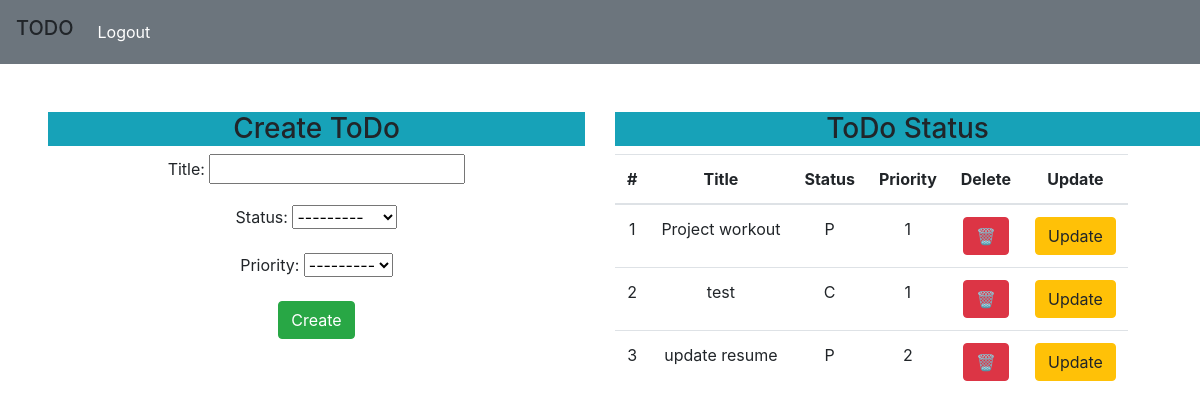
/ (signed in), run on an earlier commit of the app's database.
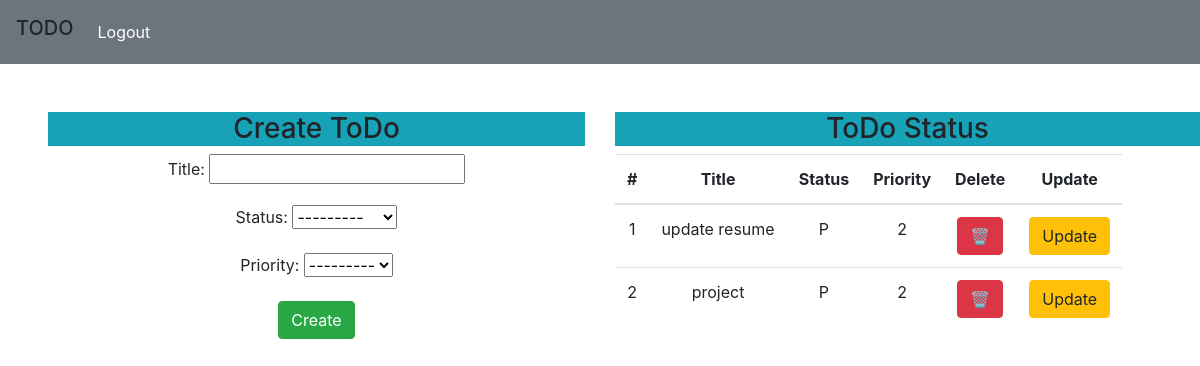
And on a later commit of the database.
### app/models.py (models this page shows)
class Todo(models.Model):
    status_choice =[('C','Completed'),('P','Pending')]
    priority_choice =[('1','1'),('2','2'),('3','3')]
    title = models.CharField(max_length=30)
    description = models.CharField(max_length=50)
    date = models.DateTimeField(auto_now_add=True)
    status = models.CharField(max_length=2 , choices=status_choice)
    user = models.ForeignKey(User,on_delete=models.CASCADE)
    priority = models.CharField(max_length=3 , choices=priority_choice)

### app/views.py (the view)
# urls.py: path('',views.main),
@login_required(login_url='/login')
def main(request):
    if request.user.is_authenticated:
        user = request.user
        form = TodoForm
        todos = Todo.objects.filter(user=user).order_by('priority')
        return render(request,'app/main.html',{'form':form,'todos':todos})

### templates/app/main.html (shortened to what this page needs)
<!doctype html>
<html lang="en">
  <head>
    {% extends 'app/base.html'%}
    {% block content %}
    <link rel="stylesheet" href="https://cdn.jsdelivr.net/npm/bootstrap@4.3.1/dist/css/bootstrap.min.css">
  </head>
  <body>
    <div class = "row ">
        <div class = "col mt-5 text-center">
      <div class="ml-5 ">
        <div class="text-center bg-info"><h3>Create ToDo</h3></div>
      <form method="POST" action="/add/">
        {{ form.as_p}}
        <input class="btn btn-success ms-5" type = "submit" value = "Create">
      </form>
      </div>
    </div>
    <div class="col mt-5 text-center">
        <div class="text-center bg-info"><h3>ToDo Status</h3></div>
        <div class=" table">
            <table>
                <thead>
                    <th>#</th>
                    <th>Title</th>
                    <th>Status</th>
                    <th>Priority</th>
                    <th>Delete</th>
                    <th>Update</th>
                </thead>
                    {% for todo in todos %}
                    <tr>
                    <td>{{ forloop.counter}}</td>
                    <td>{{todo.title}}</td>
                    <td>{{todo.status}}</td>
                    <td>{{todo.priority}}</td>
                    <td><a href="/delete/{{todo.id}}"><input class="btn btn-danger" type="button" value = "🗑️"></a>
                    <td><a href="/update/{{todo.id}}"><input class="btn btn-warning"type="button" value = "Update"></a>
                </tr>
                    {% endfor %}
            </table>
    </div>
    </div>
    </div>
    </body>
    {% endblock %}

### templates/app/base.html (shortened to what this page needs)
<!doctype html>
<html lang="en">
  <head>
    <link rel="stylesheet" href="https://cdn.jsdelivr.net/npm/bootstrap@4.3.1/dist/css/bootstrap.min.css">
  </head>
  <body>
    <nav class="navbar navbar-expand-lg navbar-light bg-secondary">
        <a class="navbar-brand h1 ms-5 size-5">TODO</a>
        <div class="collapse navbar-collapse" id="navbarNavDropdown">
            <ul class="navbar-nav ms-auto ">
            {% if request.user.is_authenticated %}
           <li class="nav-item">
            <a class="nav-link text-white" href="/signout">Logout</a>
          </li>
            {% endif %}
          </ul>
        </div>
      </nav>
      {% block content %}
      {% endblock %}
    </body>
    </html>

What changed in the data, as far as the page shows it:
removed Todo: title "Project workout", status "P", priority "1"
removed Todo: title "test", status "C", priority "1"
added Todo: title "project", status "P", priority "2"
